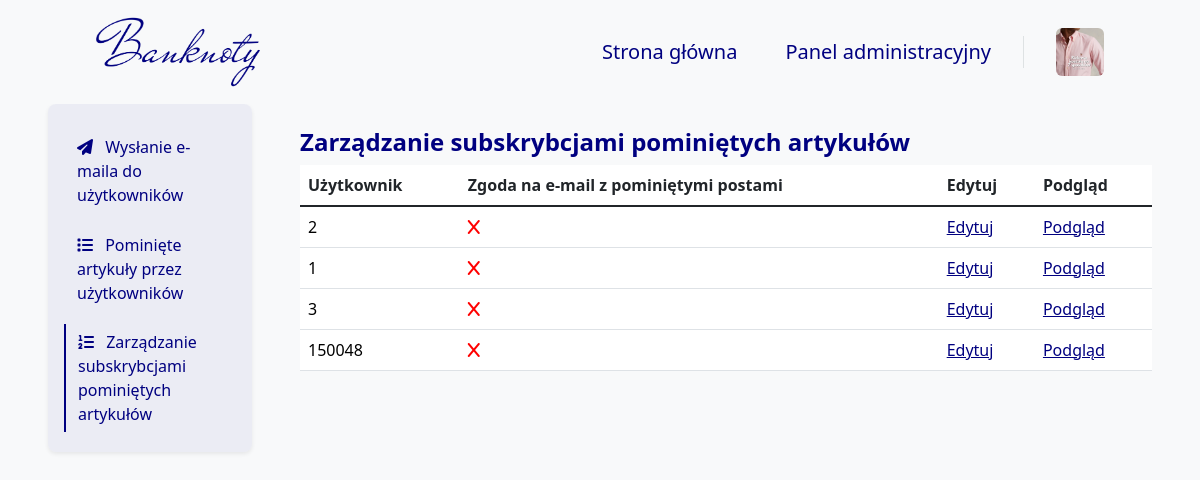
Page /skipped_posts/user/admin_panel/ (signed in) on the earlier database version.
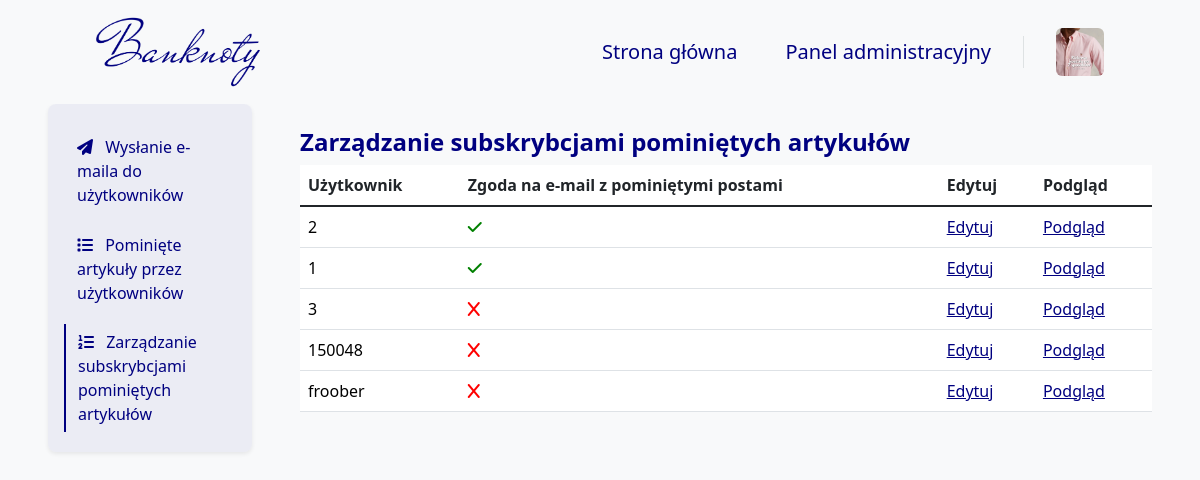
Same page on the later database version.
### blog/models.py (models this page shows, shortened)
class User(models.Model):
    GENDER_CHOICES = (
        ('M', 'Mężczyzna'),
        ('K', 'Kobieta'),
        ('I', 'Inna'),
    )
    user = models.OneToOneField(
        User,
        on_delete=models.CASCADE,
        verbose_name="Użytkownik")
    bio = models.TextField(
        null=False,
        blank=True,
        validators=[validate_bio],
        verbose_name="Bio",
        help_text="Krótka informacja o użytkowniku, maksymalnie 512 znaków.")
    profile_pic = models.ImageField(
        null=False,
        blank=False,
        default="images/profile/1.png",
        upload_to="images/user/",
        verbose_name="Zdjęcie profilowe")
    phone_number = PhoneNumberField(
        region='PL',
        null=True,
        blank=True,
        unique=True,
        verbose_name="Numer telefonu")
    gender = models.CharField(
        choices=GENDER_CHOICES,
        null=False,
        blank=False,
        default='Mężczyzna',
        verbose_name="Płeć",
        max_length=6)
    newsletter = models.BooleanField(
        default=False,
        verbose_name="Biuletyn")
    miss_news = models.BooleanField(
        default=False,
        verbose_name="Pominięte artykuły")
    meetups_news = models.BooleanField(
        default=True,
        verbose_name="Spotkania i wydarzenia")
    opportunities_news = models.BooleanField(
        default=False,
        verbose_name="Okazje z rynku aukcyjnego")
    company_news = models.BooleanField(
        default=True,
        verbose_name="Wiadomości od Banknoty")
    replay_news = models.BooleanField(
        default=False,
        verbose_name="Shot wydzarzeń na Banknoty")
    development_news = models.BooleanField(
        default=False,
        verbose_name="Informacje o rozwoju i zmianach na Banknoty")
    opened_posts = models.ManyToManyField(
        Blog,
        blank=True,
        related_name='opened_by_users',
        verbose_name="Otwarte posty"
    )
    can_be_author = models.BooleanField(
        default=False,
        verbose_name="Czy może być autorem",
        help_text='Czy wniosek na autora został rozpatrzony pozytywnie.')
    def __init__(self, *args, temp=65, **kwargs):
        self.temp = temp
        return super().__init__(*args, **kwargs)
    def is_profile_pic(self):
        if self.profile_pic == "images/profile/1.png":
            return False
        else:
            return True
    is_profile_pic.boolean = True
    is_profile_pic.short_description = 'Zdjęcie profilowe'
    def is_bio(self):
        if self.bio:
            return True
        else:
            return False
    is_bio.boolean = True
    is_bio.short_description = 'Bio'
    def is_phone_number(self):
        if self.phone_number:
            return True
        else:
            return False
    is_phone_number.boolean = True
    is_phone_number.short_description = 'Phone number'
    def is_newsletter(self):
        if self.newsletter:
            return True
        else:
            return False
    is_newsletter.boolean = True
    is_newsletter.short_description = 'Newsletter'

### blog/views.py (the view)
# urls.py: path('skipped_posts/user/admin_panel/', views.skipped_posts_user_admin_panel, name='skipped_posts_user_admin_panel'),
@superuser_required
def skipped_posts_user_admin_panel(request):
    users = DjangoUser.objects.all().order_by('user__id')
    context = {
        'users': users,
    }
    return render(request, 'skipped_posts/skipped_posts_user_admin_panel.html', context)

### blog/views.py (called while the page is built)
def superuser_required(view_func):
    @wraps(view_func)
    def _wrapped_view(request, *args, **kwargs):
        if request.user.is_authenticated and request.user.is_superuser:
            return view_func(request, *args, **kwargs)
        else:
            return redirect('home')
    return _wrapped_view

### templates/skipped_posts/skipped_posts_user_admin_panel.html (shortened to what this page needs)
{% extends 'base.html' %}
{% block navbar %}
    {% include 'navbar_admin.html' %}
{% endblock %}
{% block content %}
    <div class="container-fluid">
        <div class="row">
            <div class="col-12 col-lg-3 px-5 px-lg-5 mx-auto bg-body-tertiary">
                <div class="nav rounded-3 shadow-sm text-start p-3" style="background-color: rgba(0,0,128,0.05)">
                    <button class="btn btn-list btn-list mt-2 mb-1" onclick="location.href='{% url 'send_emails' %}'" style="text-align: left; width: 100%; display: block;">
                        <i class="fa-solid fa-paper-plane me-2"></i>
                        Wysłanie e-maila do użytkowników
                    </button>
                    <button class="btn btn-list btn-list mt-2 mb-1" onclick="location.href='{% url 'skipped_posts_admin_panel' %}'" style="text-align: left; width: 100%; display: block;">
                        <i class="fa-solid fa-list me-2"></i>
                        Pominięte artykuły przez użytkowników
                    </button>
                    <button class="btn btn-list-active btn-list mt-2 mb-1" onclick="location.href='{% url 'skipped_posts_user_admin_panel' %}'" style="text-align: left; width: 100%; display: block;">
                        <i class="fa-solid fa-list-ol me-2"></i>
                        Zarządzanie subskrybcjami pominiętych artykułów
                    </button>
                </div>
            </div>
            <div class="col-12 col-lg-9 px-5 px-lg-0 pe-lg-5 pt-4 pt-lg-3 mx-auto bg-body-tertiary mt-2">
                <h4 class="mb-0 pb-2 fw-bold" style="color: navy">
                    Zarządzanie subskrybcjami pominiętych artykułów
                </h4>
                <table class="table table-hover">
                    <thead>
                        <tr>
                        <th scope="col">Użytkownik</th>
                        <th scope="col">Zgoda na e-mail z pominiętymi postami</th>
                        <th scope="col">Edytuj</th>
                        <th scope="col">Podgląd</th>
                        </tr>
                    </thead>
                    <tbody class="table-group-divider">
                        {% for user in users %}
                            <tr>
                                <td>
                                    <a class="admin_panel_link" href="{% url 'skipped_posts_detail_admin_panel' user.pk %}">
                                        {{ user.user  }}
                                    </a>
                                </td>
                                <td>
                                    <a class="admin_panel_link" href="{% url 'skipped_posts_detail_admin_panel' user.pk %}">
                                        {% if user.miss_news %}
                                          <i class="fa-solid fa-check"></i>
                                        {% else %}
                                          <i class="fa-solid fa-x"></i>
                                        {% endif %}
                                    </a>
                                </td>
                                <td>
                                    <a class="admin_panel_edit_link" href="{% url 'skipped_posts_user_edit_admin_panel' user.pk %}">
                                        Edytuj
                                    </a>
                                </td>
                                <td>
                                    <a class="admin_panel_edit_link" href="{% url 'skipped_posts_detail_admin_panel' user.pk %}">
                                        Podgląd
                                    </a>
                                </td>
                            </tr>
                        {% endfor %}
                    </tbody>
                </table>
            </div>
        </div>
    </div>
{% endblock %}

Differences in the rows shown:
changed User (number 1 of 5 on the later page): miss_news False → True (drawn)
changed User (number 2 of 5 on the later page): miss_news False → True (drawn)
added User: user "froober", miss_news False (drawn)
